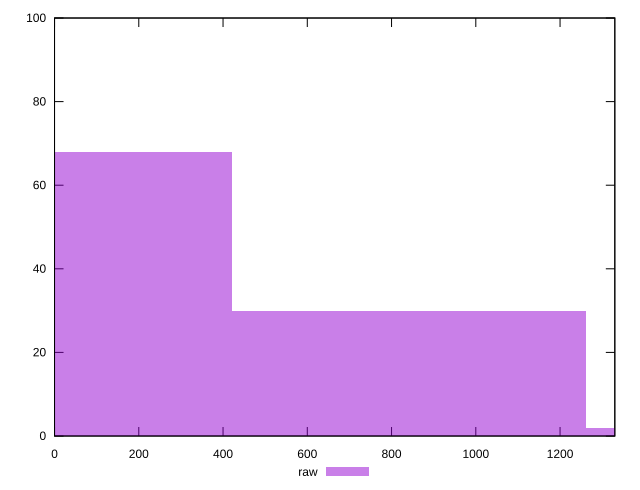

Write the gnuplot code that produced this figure.
reset

$raw <<EOF
840.5440884707791 30
0 68
1681.0881769415582 2
EOF

set key outside below
set boxwidth 840.5440884707791
set xrange [0:1330]
set yrange [0:100]
set trange [0:100]
set style fill transparent solid 0.5 noborder
set terminal svg size 640, 490 enhanced background rgb 'white'
set output "reports/report_00028_2021-02-24T12-49-42.674Z/uses-http2/samples/astro/raw/histogram.svg"

plot $raw title "raw" with boxes

reset
